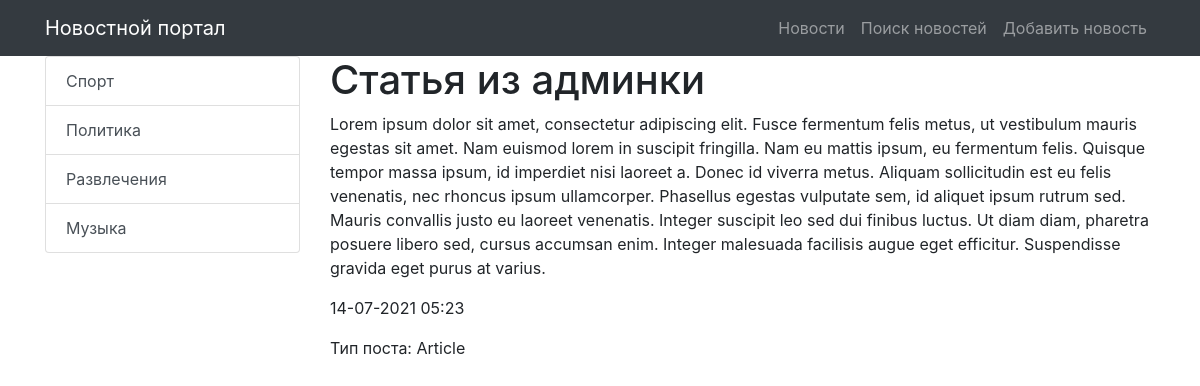
Page /news/26 on the committed database.
### news/models.py (models this page shows, shortened)
class Category(models.Model):
    title = models.CharField(max_length=255, unique=True)
    subscribers = models.ManyToManyField(User)
    def get_absolute_url(self):
        return reverse('news_category', kwargs={'category_id': self.pk})

class Post(models.Model):
    TYPE = [
        ('Article', 'Статья'),
        ('News', 'Новость'),
    ]
    author = models.ForeignKey(Author, on_delete=models.CASCADE, verbose_name='Автор')
    category = models.ManyToManyField(Category, through='PostCategory')
    type = models.CharField(max_length=20, choices=TYPE, verbose_name='Тип', default='Article')
    creation_datetime = models.DateTimeField(auto_now_add=True, verbose_name='Дата публикации')
    title = models.CharField(max_length=255, verbose_name='Название')
    text = models.TextField(verbose_name='Содержание')
    rating = models.IntegerField(default=0)

### news/views.py (the view)
# urls.py: path('<int:pk>', NewsDetail.as_view(), name='news_one'),
class NewsDetail(DetailView):
    model = Post
    template_name = 'news_one.html'
    context_object_name = 'news_one'
    def get_context_data(self, **kwargs):
        context = super().get_context_data(**kwargs)
        context['categories'] = Category.objects.all()
        context['post_categories'] = self.model.category
        return context

### news/templatetags/custom_filters.py (called while the page is built)
@register.filter(name='censor')
def censor(text, swearing):
    if swearing in text:
        return text.replace(swearing, '***')
    return text

### templates/news_one.html (shortened to what this page needs)
{% extends 'default.html' %}
{% load custom_filters %}
{% block content %}
<h1>{{ news_one.title | censor:'очень_плохое_слово' }}</h1>
<p>{{ news_one.text | censor:'очень_плохое_слово' }}</p>
<p>{{ news_one.creation_datetime | date:'d-m-Y h:i'}}</p>
<p> Тип поста: {{ news_one.type }}</p>
{% endblock content %}

### templates/default.html (shortened to what this page needs)
{% load static %}
<!DOCTYPE html>
<html lang="en">
<head>
    <link href="{% static 'vendor/bootstrap/css/bootstrap.min.css' %}" rel="stylesheet">
</head>
<body>
<nav class="navbar navbar-expand-lg navbar-dark bg-dark static-top">
    <div class="container">
        <a class="navbar-brand" href="/news/">Новостной портал</a>
        <div class="collapse navbar-collapse" id="navbarResponsive">
            <ul class="navbar-nav ml-auto">
                <li class="nav-item">
                    <a class="nav-link" href="/news/">Новости</a>
                </li>
                <li class="nav-item">
                    <a class="nav-link" href="{% url 'news_search' %}">Поиск новостей</a>
                </li>
                <li class="nav-item">
                    <a class="nav-link" href="{% url 'news_add' %}">Добавить новость</a>
                </li>
            </ul>
        </div>
    </div>
</nav>
<div class="container">
    <div class="row">
        <div class="col-md-3">
            <div class="list-group">
                {% for item in categories %}
                <a href="{{ item.get_absolute_url }}" class="list-group-item list-group-item-action">
                    {{ item.title }}
                </a>
                {% endfor %}
            </div>
        </div>
        <div class="col-md-9">
            {% block content %}
            {% endblock content %}
        </div>
    </div>
</div>
</body>
</html>

### rows in the picture
Category: title "Спорт"
Category: title "Политика"
Category: title "Развлечения"
Category: title "Музыка"
Post: title|censor "Статья из админки", text|censor "Lorem ipsum dolor sit amet, consectetur adipiscing elit. Fusce fermentum felis metus, ut vestibulum mauris egestas sit amet. Nam euismod lorem in suscipit fringilla. Nam eu mattis ipsum, eu fermentum felis. Quisque tempor massa ipsum, id imperdiet nisi laoreet a. Donec id viverra metus. Aliquam sollicitudin est eu felis venenatis, nec rhoncus ipsum ullamcorper. Phasellus egestas vulputate sem, id aliquet ipsum rutrum sed. Mauris convallis justo eu laoreet venenatis. Integer suscipit leo sed dui finibus luctus. Ut diam diam, pharetra posuere libero sed, cursus accumsan enim. Integer malesuada facilisis augue eget efficitur. Suspendisse gravida eget purus at varius.", creation_datetime "14-07-2021 05:23", type "Article"
